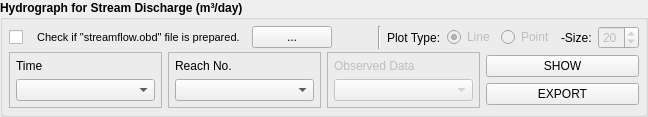
            <widget class="QGroupBox" name="groupBox_6">
             <property name="font">
              <font>
               <weight>75</weight>
               <bold>true</bold>
              </font>
             </property>
             <property name="title">
              <string>Hydrograph for Stream Discharge (m³/day)</string>
             </property>
             <layout class="QVBoxLayout" name="verticalLayout_26">
              <property name="spacing">
               <number>3</number>
              </property>
              <property name="leftMargin">
               <number>6</number>
              </property>
              <property name="topMargin">
               <number>6</number>
              </property>
              <property name="rightMargin">
               <number>6</number>
              </property>
              <property name="bottomMargin">
               <number>6</number>
              </property>
              <item>
               <layout class="QHBoxLayout" name="horizontalLayout_55">
                <property name="spacing">
                 <number>6</number>
                </property>
                <property name="leftMargin">
                 <number>0</number>
                </property>
                <property name="topMargin">
                 <number>0</number>
                </property>
                <item>
                 <widget class="QCheckBox" name="checkBox_stream_obd">
                  <property name="font">
                   <font>
                    <pointsize>8</pointsize>
                    <weight>50</weight>
                    <bold>false</bold>
                   </font>
                  </property>
                  <property name="text">
                   <string>   Check if &quot;streamflow.obd&quot; file is prepared.</string>
                  </property>
                  <property name="tristate">
                   <bool>false</bool>
                  </property>
                 </widget>
                </item>
                <item>
                 <widget class="QPushButton" name="pushButton_str_obd">
                  <property name="font">
                   <font>
                    <weight>50</weight>
                    <bold>false</bold>
                   </font>
                  </property>
                  <property name="text">
                   <string>...</string>
                  </property>
                 </widget>
                </item>
                <item>
                 <spacer name="horizontalSpacer_7">
                  <property name="orientation">
                   <enum>Qt::Horizontal</enum>
                  </property>
                  <property name="sizeHint" stdset="0">
                   <size>
                    <width>40</width>
                    <height>20</height>
                   </size>
                  </property>
                 </spacer>
                </item>
                <item>
                 <widget class="Line" name="line_17">
                  <property name="orientation">
                   <enum>Qt::Vertical</enum>
                  </property>
                 </widget>
                </item>
                <item>
                 <widget class="QLabel" name="label_2">
                  <property name="font">
                   <font>
                    <weight>50</weight>
                    <bold>false</bold>
                   </font>
                  </property>
                  <property name="text">
                   <string>Plot Type:</string>
                  </property>
                 </widget>
                </item>
                <item>
                 <widget class="QRadioButton" name="radioButton_str_obd_line">
                  <property name="enabled">
                   <bool>false</bool>
                  </property>
                  <property name="font">
                   <font>
                    <weight>50</weight>
                    <bold>false</bold>
                   </font>
                  </property>
                  <property name="text">
                   <string>Line</string>
                  </property>
                  <property name="checked">
                   <bool>true</bool>
                  </property>
                  <attribute name="buttonGroup">
                   <string notr="true">buttonGroup_str_obd</string>
                  </attribute>
                 </widget>
                </item>
                <item>
                 <widget class="QRadioButton" name="radioButton_str_obd_pt">
                  <property name="enabled">
                   <bool>false</bool>
                  </property>
                  <property name="font">
                   <font>
                    <weight>50</weight>
                    <bold>false</bold>
                   </font>
                  </property>
                  <property name="text">
                   <string>Point</string>
                  </property>
                  <attribute name="buttonGroup">
                   <string notr="true">buttonGroup_str_obd</string>
                  </attribute>
                 </widget>
                </item>
                <item>
                 <widget class="QLabel" name="label_9">
                  <property name="font">
                   <font>
                    <weight>50</weight>
                    <bold>false</bold>
                   </font>
                  </property>
                  <property name="text">
                   <string>-Size:</string>
                  </property>
                 </widget>
                </item>
                <item>
                 <widget class="QSpinBox" name="spinBox_str_obd_size">
                  <property name="enabled">
                   <bool>false</bool>
                  </property>
                  <property name="font">
                   <font>
                    <weight>50</weight>
                    <bold>false</bold>
                   </font>
                  </property>
                  <property name="value">
                   <number>20</number>
                  </property>
                 </widget>
                </item>
               </layout>
              </item>
              <item>
               <layout class="QHBoxLayout" name="horizontalLayout_24">
                <property name="spacing">
                 <number>6</number>
                </property>
                <property name="topMargin">
                 <number>0</number>
                </property>
                <item>
                 <widget class="QFrame" name="frame_2">
                  <property name="frameShape">
                   <enum>QFrame::StyledPanel</enum>
                  </property>
                  <property name="frameShadow">
                   <enum>QFrame::Raised</enum>
                  </property>
                  <layout class="QVBoxLayout" name="verticalLayout_29">
                   <property name="leftMargin">
                    <number>6</number>
                   </property>
                   <property name="topMargin">
                    <number>6</number>
                   </property>
                   <property name="rightMargin">
                    <number>6</number>
                   </property>
                   <property name="bottomMargin">
                    <number>6</number>
                   </property>
                   <item>
                    <widget class="QLabel" name="label_42">
                     <property name="font">
                      <font>
                       <weight>50</weight>
                       <bold>false</bold>
                      </font>
                     </property>
                     <property name="text">
                      <string>Time</string>
                     </property>
                    </widget>
                   </item>
                   <item>
                    <widget class="QComboBox" name="comboBox_SD_timeStep"/>
                   </item>
                  </layout>
                 </widget>
                </item>
                <item>
                 <widget class="QFrame" name="frame_3">
                  <property name="frameShape">
                   <enum>QFrame::StyledPanel</enum>
                  </property>
                  <property name="frameShadow">
                   <enum>QFrame::Raised</enum>
                  </property>
                  <layout class="QVBoxLayout" name="verticalLayout_30">
                   <property name="leftMargin">
                    <number>6</number>
                   </property>
                   <property name="topMargin">
                    <number>6</number>
                   </property>
                   <property name="rightMargin">
                    <number>6</number>
                   </property>
                   <property name="bottomMargin">
                    <number>6</number>
                   </property>
                   <item>
                    <widget class="QLabel" name="label_44">
                     <property name="font">
                      <font>
                       <weight>50</weight>
                       <bold>false</bold>
                      </font>
                     </property>
                     <property name="text">
                      <string>Reach No.</string>
                     </property>
                    </widget>
                   </item>
                   <item>
                    <widget class="QComboBox" name="comboBox_sub_number"/>
                   </item>
                  </layout>
                 </widget>
                </item>
                <item>
                 <widget class="QFrame" name="frame_sd_obd">
                  <property name="enabled">
                   <bool>false</bool>
                  </property>
                  <property name="frameShape">
                   <enum>QFrame::StyledPanel</enum>
                  </property>
                  <property name="frameShadow">
                   <enum>QFrame::Raised</enum>
                  </property>
                  <layout class="QVBoxLayout" name="verticalLayout_31">
                   <property name="leftMargin">
                    <number>6</number>
                   </property>
                   <property name="topMargin">
                    <number>6</number>
                   </property>
                   <property name="rightMargin">
                    <number>6</number>
                   </property>
                   <property name="bottomMargin">
                    <number>6</number>
                   </property>
                   <item>
                    <widget class="QLabel" name="label_45">
                     <property name="font">
                      <font>
                       <weight>50</weight>
                       <bold>false</bold>
                      </font>
                     </property>
                     <property name="text">
                      <string>Observed Data</string>
                     </property>
                    </widget>
                   </item>
                   <item>
                    <widget class="QComboBox" name="comboBox_SD_obs_data"/>
                   </item>
                  </layout>
                 </widget>
                </item>
                <item>
                 <layout class="QVBoxLayout" name="verticalLayout_20">
                  <property name="spacing">
                   <number>3</number>
                  </property>
                  <item>
                   <widget class="QPushButton" name="pushButton_plot_sd">
                    <property name="enabled">
                     <bool>true</bool>
                    </property>
                    <property name="font">
                     <font>
                      <weight>50</weight>
                      <italic>false</italic>
                      <bold>false</bold>
                      <underline>false</underline>
                     </font>
                    </property>
                    <property name="text">
                     <string>SHOW</string>
                    </property>
                   </widget>
                  </item>
                  <item>
                   <widget class="QPushButton" name="pushButton_export_sd">
                    <property name="font">
                     <font>
                      <weight>50</weight>
                      <bold>false</bold>
                     </font>
                    </property>
                    <property name="text">
                     <string>EXPORT</string>
                    </property>
                   </widget>
                  </item>
                 </layout>
                </item>
               </layout>
              </item>
             </layout>
            </widget>
